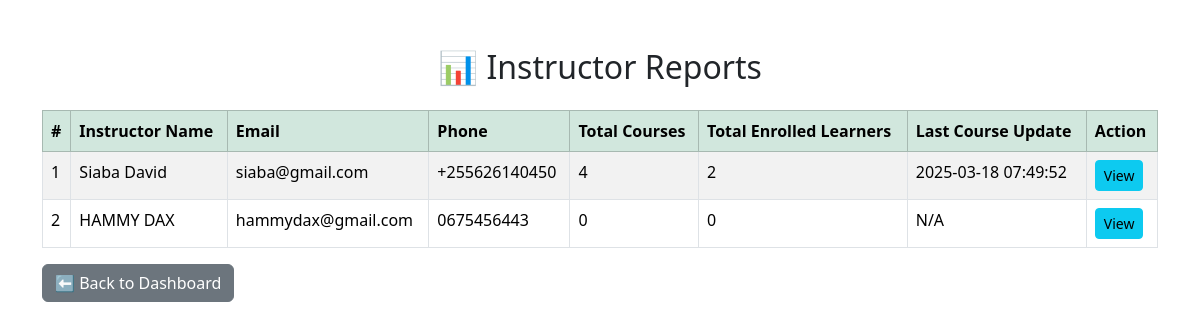
The app's page /instructor_reports.php (signed in) with its own data.
### tables this page shows
CREATE TABLE `user_table` (
  `user_id` int(11) NOT NULL,
  `name` varchar(100) NOT NULL,
  `surname` varchar(100) NOT NULL,
  `user_email` varchar(255) NOT NULL,
  `password` varchar(50) NOT NULL,
  `user_tel` varchar(20) NOT NULL,
  `user_role` enum('Admin','Instructor','Learner','Supplier') NOT NULL,
  `pro_info` text DEFAULT NULL,
  `reg_date` timestamp NOT NULL DEFAULT current_timestamp()
);

### instructor_reports.php (the view, shortened to what this page needs)
<?php
include 'dbconnect.php';
$query = "
    SELECT u.user_id, u.name, u.surname, u.user_email, u.user_tel,
           COUNT(c.course_id) AS total_courses,
           COALESCE(SUM((SELECT COUNT(*) FROM Learning_Table WHERE course_id = c.course_id)), 0) AS total_learners,
           MAX(c.last_updated) AS last_course_update
    FROM User_Table u
    LEFT JOIN Course_Table c ON u.user_id = c.instructor_id
    WHERE u.user_role = 'Instructor'
    GROUP BY u.user_id
    ORDER BY total_courses DESC
";
$result = mysqli_query($conn, $query);
?>
<!DOCTYPE html>
<html lang="en">
<head>
    <link href="bootstrap-5/css/bootstrap.min.css" rel="stylesheet">
</head>
<body>
<div class="container mt-5">
    <h2 class="text-center">📊 Instructor Reports</h2>
    <table class="table table-striped table-bordered mt-4">
        <thead class="table-success">
            <tr>
                <th>#</th>
                <th>Instructor Name</th>
                <th>Email</th>
                <th>Phone</th>
                <th>Total Courses</th>
                <th>Total Enrolled Learners</th>
                <th>Last Course Update</th>
                <th>Action</th>
            </tr>
        </thead>
        <tbody>
            <?php
            $count = 1;
            while ($row = mysqli_fetch_assoc($result)) :
            ?>
                <tr>
                    <td><?= $count++; ?></td>
                    <td><?= htmlspecialchars($row['name'] . " " . $row['surname']); ?></td>
                    <td><?= htmlspecialchars($row['user_email']); ?></td>
                    <td><?= htmlspecialchars($row['user_tel']); ?></td>
                    <td><?= $row['total_courses']; ?></td>
                    <td><?= $row['total_learners']; ?></td>
                    <td><?= $row['last_course_update'] ? $row['last_course_update'] : 'N/A'; ?></td>
                    <td>
                        <a href="view_instructor.php?instructor_id=<?= $row['user_id']; ?>" class="btn btn-info btn-sm">View</a>
                    </td>
                </tr>
            <?php endwhile; ?>
        </tbody>
    </table>
    <a href="admin_dashboard.php" class="btn btn-secondary">⬅ Back to Dashboard</a>
</div>
</body>
</html>

### records on screen
user_table: name+surname "Siaba David", user_email "siaba@gmail.com", user_tel "+255626140450", total_courses "4", total_learners "2", last_course_update "2025-03-18 07:49:52"
user_table: name+surname "HAMMY DAX", user_email "hammydax@gmail.com", user_tel "0675456443", total_courses "0", total_learners "0", shows "N/A"
